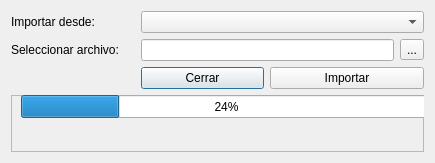
<?xml version="1.0" encoding="UTF-8"?>
<ui version="4.0">
 <class>frm_importa_familiares</class>
 <widget class="QDialog" name="frm_importa_familiares">
  <property name="geometry">
   <rect>
    <x>0</x>
    <y>0</y>
    <width>435</width>
    <height>163</height>
   </rect>
  </property>
  <property name="windowTitle">
   <string>Importa familiares</string>
  </property>
  <layout class="QGridLayout" name="gridLayout">
   <item row="0" column="0">
    <widget class="QLabel" name="lbl_0">
     <property name="text">
      <string>Importar desde:</string>
     </property>
    </widget>
   </item>
   <item row="0" column="1" colspan="3">
    <widget class="QComboBox" name="comboBox"/>
   </item>
   <item row="1" column="0">
    <widget class="QLabel" name="lbl_1">
     <property name="text">
      <string>Seleccionar archivo:</string>
     </property>
    </widget>
   </item>
   <item row="1" column="1" colspan="2">
    <widget class="QLineEdit" name="lineEdit"/>
   </item>
   <item row="1" column="3">
    <widget class="QToolButton" name="toolButton">
     <property name="text">
      <string>...</string>
     </property>
    </widget>
   </item>
   <item row="2" column="1">
    <widget class="QPushButton" name="btn_cerrar">
     <property name="text">
      <string>Cerrar</string>
     </property>
    </widget>
   </item>
   <item row="2" column="2" colspan="2">
    <widget class="QPushButton" name="btn_importar">
     <property name="text">
      <string>Importar</string>
     </property>
    </widget>
   </item>
   <item row="3" column="0" colspan="4">
    <widget class="QFrame" name="frame">
     <property name="frameShape">
      <enum>QFrame::StyledPanel</enum>
     </property>
     <property name="frameShadow">
      <enum>QFrame::Raised</enum>
     </property>
     <widget class="QProgressBar" name="progressBar">
      <property name="geometry">
       <rect>
        <x>10</x>
        <y>0</y>
        <width>411</width>
        <height>23</height>
       </rect>
      </property>
      <property name="value">
       <number>24</number>
      </property>
     </widget>
    </widget>
   </item>
  </layout>
 </widget>
 <resources/>
 <connections/>
</ui>
